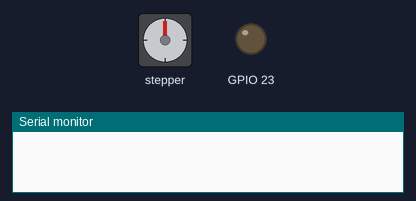
Simulated run of this program. Board: ESP32. Parts: stepper motor, output pins drawn as LEDs (lit = HIGH), the last lines printed to the serial monitor. Stepper angles assume 1600 steps per turn.

Above: at 0.05 s.
At 2.2 s:
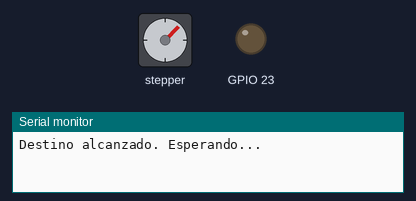
At 4.4 s:
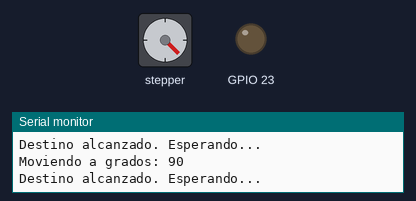
At 8.75 s:
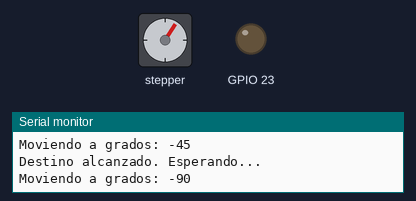
Timing chart, 0 to 13.3 s (numbered marks = the images above):
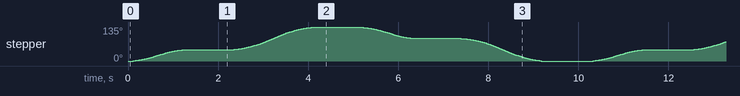

The program:

main.cpp
```cpp
#include <AccelStepper.h>
#include <Arduino.h>

AccelStepper stepper(1, 22, 21);

const int pasosPorRevolucion = 1600;
const int gradosPrueba[4] = {45, 90, -45, -90};
int indiceActual = 0; // Para saber qué ángulo toca mover

void setup() {
  pinMode(23, OUTPUT);
  digitalWrite(23, LOW);

  stepper.setMaxSpeed(1000);
  stepper.setAcceleration(500);
  Serial.begin(115200);

  int pasos = (gradosPrueba[indiceActual] * pasosPorRevolucion) / 360;
  stepper.move(pasos);
}

void loop() {
  stepper.run();

  if (stepper.distanceToGo() == 0) {
    Serial.println("Destino alcanzado. Esperando...");

    delay(1000);

    indiceActual++;

    if (indiceActual >= 4) {
      indiceActual = 0;
    }

    int grados = gradosPrueba[indiceActual];
    long pasos = (long)grados * pasosPorRevolucion / 360;

    Serial.print("Moviendo a grados: ");
    Serial.println(grados);

    stepper.move(pasos);
  }
}
```

Measured:
- by itself, stepper: turns 45° clockwise in 1.2 s, then 90° clockwise in 1.8 s, then 45° counter-clockwise in 1.2 s, then 90° counter-clockwise in 1.8 s, repeating every 10.2 s
